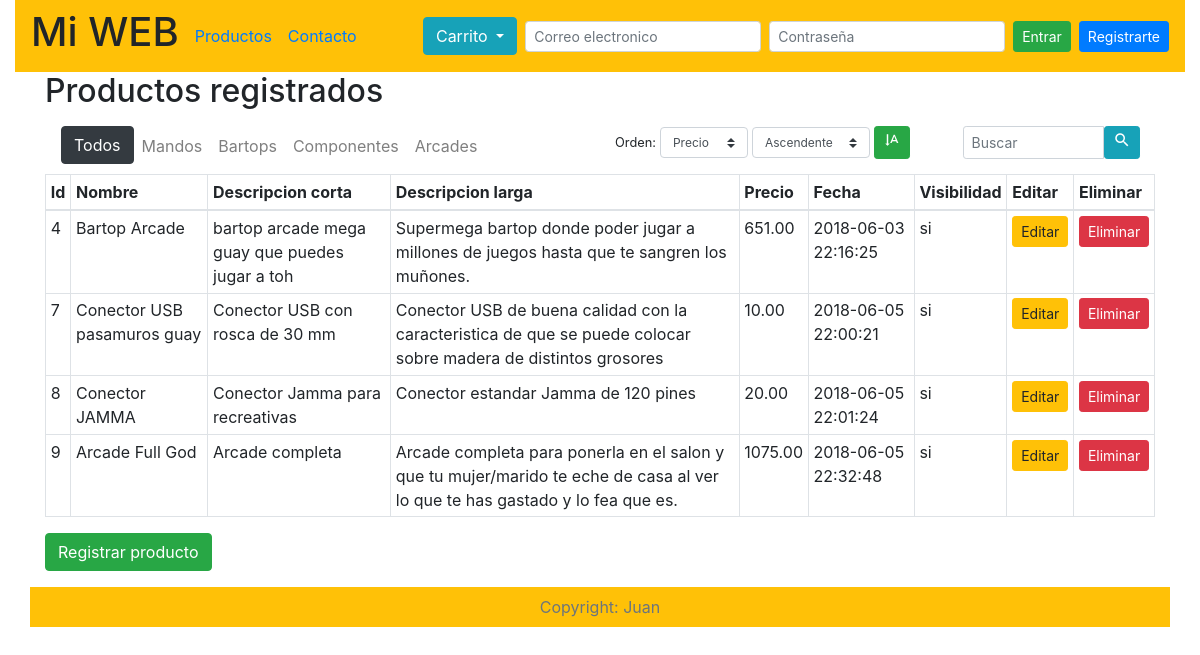
Page /admin_productos.php on the committed database.
### tables this page shows
CREATE TABLE `categorias` (
  `id` int(10) NOT NULL,
  `nombre` varchar(250) NOT NULL,
  `descripcion` text NOT NULL
);

CREATE TABLE `productos` (
  `id` int(11) NOT NULL,
  `id_categoria` int(10) NOT NULL,
  `id_imagenes` int(10) NOT NULL,
  `nombre` varchar(255) NOT NULL,
  `descripcion_corta` text NOT NULL,
  `descripcion` text NOT NULL,
  `precio` decimal(6,2) NOT NULL,
  `imagen` varchar(200) NOT NULL,
  `fecha` timestamp NOT NULL DEFAULT CURRENT_TIMESTAMP,
  `visibilidad` enum('si','no') NOT NULL DEFAULT 'si'
);

### librerias/consultas_bd.php (called while the page is built, shortened)
<?php
function list_categorias($conexion)
{
    $sql = "SELECT * FROM categorias";
    $res = mysqli_query($conexion, $sql);
    return $res;
}
function list_registros($conexion, $tabla, $orden, $tipo, $id_categoria)
{
    if ($id_categoria != "todos") {
        $sql = "SELECT * FROM $tabla WHERE id_categoria = '$id_categoria' ORDER BY $orden $tipo";
    } else {
        $sql = "SELECT * FROM $tabla ORDER BY $orden $tipo";
    }
    $consulta = mysqli_query($conexion, $sql);
    return $consulta;
}

### admin_productos.php (the view, shortened to what this page needs)
<?php
    include "database/conexion_bd.php";
    include "librerias/consultas_bd.php";
    $titulo = "Productos registrados";
    if (isset($_GET['categoria'])) {
        $titulo = nombre_categoria($conexion, $_GET['categoria']);
        if (isset($_POST['ordenar'])) {
            $productos = list_registros($conexion, 'productos', $_POST['orden'], $_POST['tipo'], $_GET['categoria']);
        } else {
            $productos = list_registros($conexion, 'productos', 'fecha', "ASC", $_GET['categoria']);
        }
    }
    else if (isset($_POST['buscar'])) {
        $productos = buscar($conexion, 'productos', 'nombre', $_POST['texto']);
        $titulo = "Buscando: <i>" . $_POST['texto'] . "...</i>";
    }else if (isset($_POST['ordenar'])) {
        $productos = list_registros($conexion, 'productos', $_POST['orden'], $_POST['tipo'], "todos");
    } else {
        $productos = list_registros($conexion, 'productos', 'fecha', "ASC", "todos");
    }
?>
    <!doctype html>
    <html lang="es">
    <head>
        <?php include "plantillas/plantilla_cabecera.php";?>
    </head>
    <body>
        <div class="container-fluid">
            <?php include "plantillas/plantilla_navegacion.php";?>
            <div class="container">
                <div class="row">
                    <div class="col-12">
                        <h2><?=$titulo;?></h2>
                        <div class="row">
                            <div class="col-lg-12 col-xl-6">
                                <?php include 'plantillas/plantilla_nav_categorias.php' ?>
                            </div>
                            <div class="col-lg-12 col-xl-6">
                            <?php include "plantillas/plantilla_buscador.php" ?>
                            </div>
                        </div>
                        <table class="table  table-sm table-bordered table-hover">
                            <thead>
                                <tr>
                                    <th scope="col">Id</th>
                                    <th scope="col">Nombre</th>
                                    <th scope="col">Descripcion corta</th>
                                    <th scope="col">Descripcion larga</th>
                                    <th scope="col">Precio</th>
                                    <th scope="col">Fecha</th>
                                    <th scope="col">Visibilidad</th>
                                    <th scope="col">Editar</th>
                                    <th scope="col">Eliminar</th>
                                </tr>
                            </thead>
                            <?php
                                while ($row = mysqli_fetch_array($productos)) { ?>
                                    <tr>
                                        <td><?=$row['id'];?></td>
                                        <td><?=$row['nombre'];?></td>
                                        <td><?=$row['descripcion_corta'];?></td>
                                        <td><?=$row['descripcion'];?></td>
                                        <td><?=$row['precio'];?></td>
                                        <td><?= $row['fecha'];?></td>
                                        <td><?= $row['visibilidad'];?></td>
                                        <td><a class='btn btn-sm btn-warning' href='editar_producto.php?producto_id=<?=$row['id'];?>'>Editar</a></td>
                                        <td><a class='btn btn-sm btn-danger' href='?eliminar_id=<?=$row['id'];?>'>Eliminar</a></td>
                                    </tr>
                             <?php } ?>
                        </table>
                        <a class="btn btn-success" href="registrar_producto.php">Registrar producto</a>
                    </div>
                </div>
            </div>
            <div class="container-fluid">
                <?php include "plantillas/plantilla_pie.php";?>
            </div>
        </div>
    </body>
    </html>

### plantillas/plantilla_nav_categorias.php (shortened to what this page needs)
 <nav class="navbar navbar-expand-md  navbar-light">
    <ul class="navbar-nav">
        <li class="nav-item <?=$active;?>">
            <a class="btn btn-dark" href="?">Todos</a>
        </li>
        <?php
            $categorias = list_categorias($conexion);
            while($categoria = mysqli_fetch_array($categorias)){
                $active = "";
        ?>
            <li class="nav-item <?=$active;?>">
            <a class="nav-link" href="?categoria=<?=$categoria['id'];?>"><?=$categoria['nombre'];?></a>
            </li>
        <?php } ?>
    </ul>
</nav>

### rows in the picture
categorias: nombre "Mandos"
categorias: nombre "Bartops"
categorias: nombre "Componentes"
categorias: nombre "Arcades"
productos: id "4", nombre "Bartop Arcade", descripcion_corta "bartop arcade mega guay que puedes jugar a toh", descripcion "Supermega bartop donde poder jugar a millones de juegos hasta que te sangren los muñones.", precio "651.00", fecha "2018-06-03 22:16:25", visibilidad "si"
productos: id "7", nombre "Conector USB pasamuros guay", descripcion_corta "Conector USB con rosca de 30 mm", descripcion "Conector USB de buena calidad con la caracteristica de que se puede colocar sobre madera de distintos grosores", precio "10.00", fecha "2018-06-05 22:00:21", visibilidad "si"
productos: id "8", nombre "Conector JAMMA", descripcion_corta "Conector Jamma para recreativas", descripcion "Conector estandar Jamma de 120 pines", precio "20.00", fecha "2018-06-05 22:01:24", visibilidad "si"
productos: id "9", nombre "Arcade Full God", descripcion_corta "Arcade completa", descripcion "Arcade completa para ponerla en el salon y que tu mujer/marido te eche de casa al ver lo que te has gastado y lo fea que es.", precio "1075.00", fecha "2018-06-05 22:32:48", visibilidad "si"

### other values in the picture
$titulo "Productos registrados"
